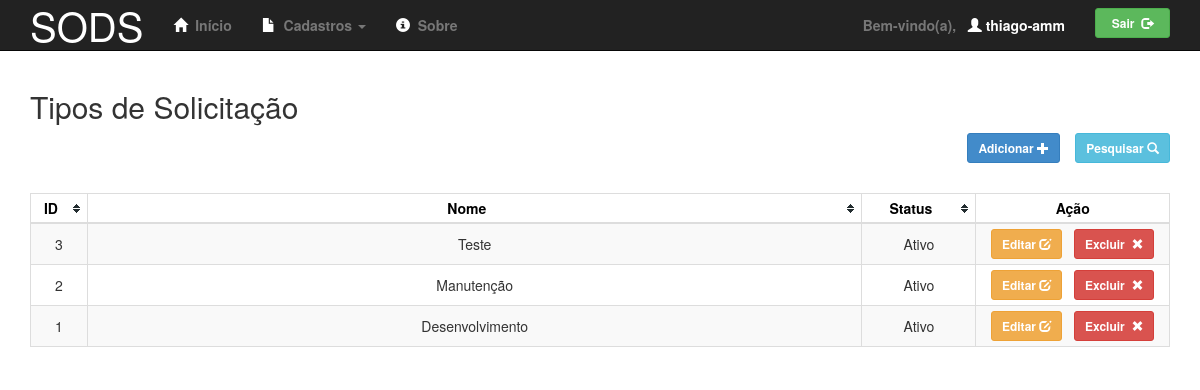
/admin/tipos_solicitacao/index.php (signed in), run on the app's committed database.
### tables this page shows
create table tipo_solicitacao (
    id int not null primary key auto_increment,
    nome varchar(80) not null unique,
    status char not null default 'A' comment 'A - Ativo ou I - Inativo',
    check (status in ('A', 'I'))
);

### app/lib/db.php (called while the page is built, shortened)
<?php
    function get_db_connection($host='10.243.1.14', $user='sods', $password='dev123') {
        $conexao = null;
        if (isset($host) && isset($user) && isset($password)) {
            $conexao = mysql_connect($host, $user, $password, true);
        }
        return $conexao;
    }
?>

### app/dao/TipoSolicitacaoDAO.php (called while the page is built, shortened)
<?php
    @require_once $_SERVER['DOCUMENT_ROOT'] . '/sods/app/lib/db.php';
    class TipoSolicitacaoDAO implements DAO {
        private $connection;
        public function __construct() {
            $this->connection = get_db_connection();
        }
        public function count($criteria=null) {
            $query = "select * from tipo_solicitacao";
            $result = mysql_query($query, $this->connection);
            $rows = mysql_num_rows($result);
            return $rows;
        }
        public function paginate($rows=10, $start=0, $criteria=null) {
            $all = array();
            $where = empty($criteria) ? "" : "where $criteria";
            $query = "select * from tipo_solicitacao $where order by id desc limit $rows offset $start";
            $result = mysql_query($query, $this->connection);
            while ($row = mysql_fetch_array($result)) {
                array_push($all, $row);
            }
            return $all;
        }
    }
?>

### app/controllers/TiposSolicitacoesController.php (the view, shortened to what this page needs)
<?php
    @require_once $_SERVER['DOCUMENT_ROOT'] . '/sods/app/dao/TipoSolicitacaoDAO.php';
    class TiposSolicitacoesController extends Controller {
        public function __construct() {
            $this->dao = new TipoSolicitacaoDAO();
        }
        public function getPage($page_number=1, $rows=10, $criteria=null) {
            return $this->dao->paginate($rows, $page_number * $rows - $rows, $criteria);
        }
        public function getGrid($page_number=1, $filter=null, $value=null) {
            $criteria = null;
            $tiposSolicitacao = $this->getPage($page_number, 10, $criteria);
            $total_records = empty($criteria) ? $this->dao->count() : $this->dao->count($criteria);
            if ($total_records > 0) {
                $html = "<table\n";
                $html .= "    id=\"tablesorter\"\n";
                $html .= "    class=\"table table-striped table-bordered table-condensed tablesorter\">\n";
                $html .= "    <thead>\n";
                $html .= "        <tr>\n";
                $html .= "            <th>ID</th>\n";
                $html .= "            <th>Nome</th>\n";
                $html .= "            <th>Status</th>\n";
                $html .= "            <th class=\"nonSortable\">Ação</th>\n";
                $html .= "        </tr>\n";
                $html .= "    </thead>\n";
                $html .= "    <tbody>\n";
                foreach ($tiposSolicitacao as $tipo) {
                    $html .= "        <tr>\n";
                    $html .= "            <td width=\"5%\">{$tipo['id']}</td>\n";
                    $html .= "            <td>{$tipo['nome']}</td>\n";
                                           if ($tipo['status'] == "A") {
                    $html .= "                <td width=\"10%\">Ativo</td>\n";
                                          }else{
                    $html .= "                <td width=\"10%\">Inativo</td>\n";
                                          }
                    $html .= "            <td colspan=\"2\" style=\"width: 17%;\">\n";
                    $html .= "                <button\n";
                    $html .= "                    class=\"btn btn-warning btn-sm\"\n";
                    $html .= "                    data-toggle=\"modal\"\n";
                    $html .= "                    data-target=\"#modal-edit\"\n";
                    $html .= "                    onclick='edit(" . json_encode($tipo) .", $page_number)'>\n";
                    $html .= "                    <strong>\n";
                    $html .= "                        Editar&nbsp;<span class=\"glyphicon glyphicon-edit\"></span>";
                    $html .= "                    </strong>\n";
                    $html .= "                </button>&nbsp;&nbsp;\n";
                    $html .= "                <button\n";
                    $html .= "                    class=\"delete-type btn btn-danger btn-sm\"\n";
                    $html .= "                    data-toggle=\"modal\"\n";
                    $html .= "                    data-target=\"#modal-del\"\n";
                    $html .= "                    onclick='del(" . json_encode($tipo) . ", $page_number,\n";
                    $html .= "                        $total_records)'>\n";
                    $html .= "                    <strong>\n";
                    $html .= "                        Excluir&nbsp;\n";
                    $html .= "                        <span class=\"glyphicon glyphicon-remove\"></span>\n";
                    $html .= "                    </strong>\n";
                    $html .= "                </button>\n";
                    $html .= "            </td>\n";
                    $html .= "        </tr>\n";
                                }
                $html .= "    </tbody>\n";
                $html .= "</table>\n";
            } else {
                $html = "<div class=\"alert alert-danger\" role=\"alert\">\n";
                $html .= "    <center><b>Nenhum registro encontrado</b></center>\n";
                $html .= "</div>\n";
            }
            return $html;
        }
    }
?>

### static/css/sods.css (style rules this page uses)
body { min-height: auto; padding-top: 70px; }
.table { margin: auto 0; }
.table th { text-align: center; font-size: 14px; }
.table td { text-align: center; font-size: 14px; }
#tablesorter th { text-align: center; vertical-align: middle; font-size: 14px; }
#tablesorter td { text-align: center; vertical-align: middle; font-size: 14px; word-wrap: break-word; word-break: break-all; }

### static/css/theme.default.css (style rules this page uses)
.tablesorter-default { width: 100%; color: #333; background-color: #fff; border-spacing: 0; margin: 10px 0 15px; text-align: left; }
.tablesorter-default th, .tablesorter-default thead td { color: #000; background-color: #fff; border-collapse: collapse; border-bottom: #ccc 2px solid; padding: 0; }
.tablesorter-default .header, .tablesorter-default .tablesorter-header { background-position: center right; background-repeat: no-repeat; cursor: pointer; white-space: normal; padding: 4px 20px 4px 4px; }
.tablesorter-default thead .sorter-false { background-image: none; cursor: default; padding: 4px; }
.tablesorter-default td { background-color: #fff; border-bottom: #ccc 1px solid; padding: 4px; vertical-align: top; }

### data on the page
tipo_solicitacao: id "3", nome "Teste", status "Ativo", value "Excluir"
tipo_solicitacao: id "2", nome "Manutenção", status "Ativo", value "Excluir"
tipo_solicitacao: id "1", nome "Desenvolvimento", status "Ativo", value "Excluir"

### other printed values
$_SESSION['usuario']['login'] "thiago-amm"
